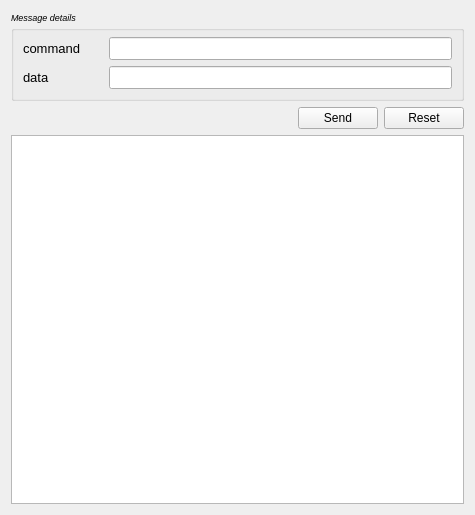
<?xml version="1.0" encoding="UTF-8"?>
<ui version="4.0">
 <class>FormDebugMsg</class>
 <widget class="QWidget" name="FormDebugMsg">
  <property name="geometry">
   <rect>
    <x>0</x>
    <y>0</y>
    <width>475</width>
    <height>515</height>
   </rect>
  </property>
  <property name="windowTitle">
   <string>Form</string>
  </property>
  <layout class="QVBoxLayout" name="verticalLayout">
   <item>
    <widget class="QGroupBox" name="groupBox">
     <property name="minimumSize">
      <size>
       <width>320</width>
       <height>0</height>
      </size>
     </property>
     <property name="font">
      <font>
       <pointsize>7</pointsize>
       <italic>true</italic>
      </font>
     </property>
     <property name="title">
      <string>Message details</string>
     </property>
     <layout class="QGridLayout" name="gridLayout_2">
      <item row="0" column="0">
       <widget class="QLabel" name="label">
        <property name="minimumSize">
         <size>
          <width>80</width>
          <height>0</height>
         </size>
        </property>
        <property name="font">
         <font>
          <pointsize>10</pointsize>
          <italic>false</italic>
         </font>
        </property>
        <property name="text">
         <string>command</string>
        </property>
       </widget>
      </item>
      <item row="0" column="1">
       <widget class="QLineEdit" name="lineEdit_Command">
        <property name="font">
         <font>
          <pointsize>10</pointsize>
          <italic>false</italic>
         </font>
        </property>
       </widget>
      </item>
      <item row="2" column="1">
       <widget class="QLineEdit" name="lineEdit_Data">
        <property name="font">
         <font>
          <pointsize>10</pointsize>
          <italic>false</italic>
         </font>
        </property>
       </widget>
      </item>
      <item row="2" column="0">
       <widget class="QLabel" name="label_2">
        <property name="minimumSize">
         <size>
          <width>80</width>
          <height>0</height>
         </size>
        </property>
        <property name="font">
         <font>
          <pointsize>10</pointsize>
          <italic>false</italic>
         </font>
        </property>
        <property name="text">
         <string>data</string>
        </property>
       </widget>
      </item>
     </layout>
    </widget>
   </item>
   <item>
    <layout class="QHBoxLayout" name="horizontalLayout">
     <property name="sizeConstraint">
      <enum>QLayout::SetFixedSize</enum>
     </property>
     <item>
      <spacer name="horizontalSpacer">
       <property name="orientation">
        <enum>Qt::Horizontal</enum>
       </property>
       <property name="sizeHint" stdset="0">
        <size>
         <width>40</width>
         <height>20</height>
        </size>
       </property>
      </spacer>
     </item>
     <item>
      <widget class="QPushButton" name="btnSend">
       <property name="text">
        <string>Send</string>
       </property>
      </widget>
     </item>
     <item>
      <widget class="QPushButton" name="btnReset">
       <property name="text">
        <string>Reset</string>
       </property>
      </widget>
     </item>
    </layout>
   </item>
   <item>
    <widget class="QPlainTextEdit" name="txtView"/>
   </item>
  </layout>
 </widget>
 <resources/>
 <connections/>
</ui>
